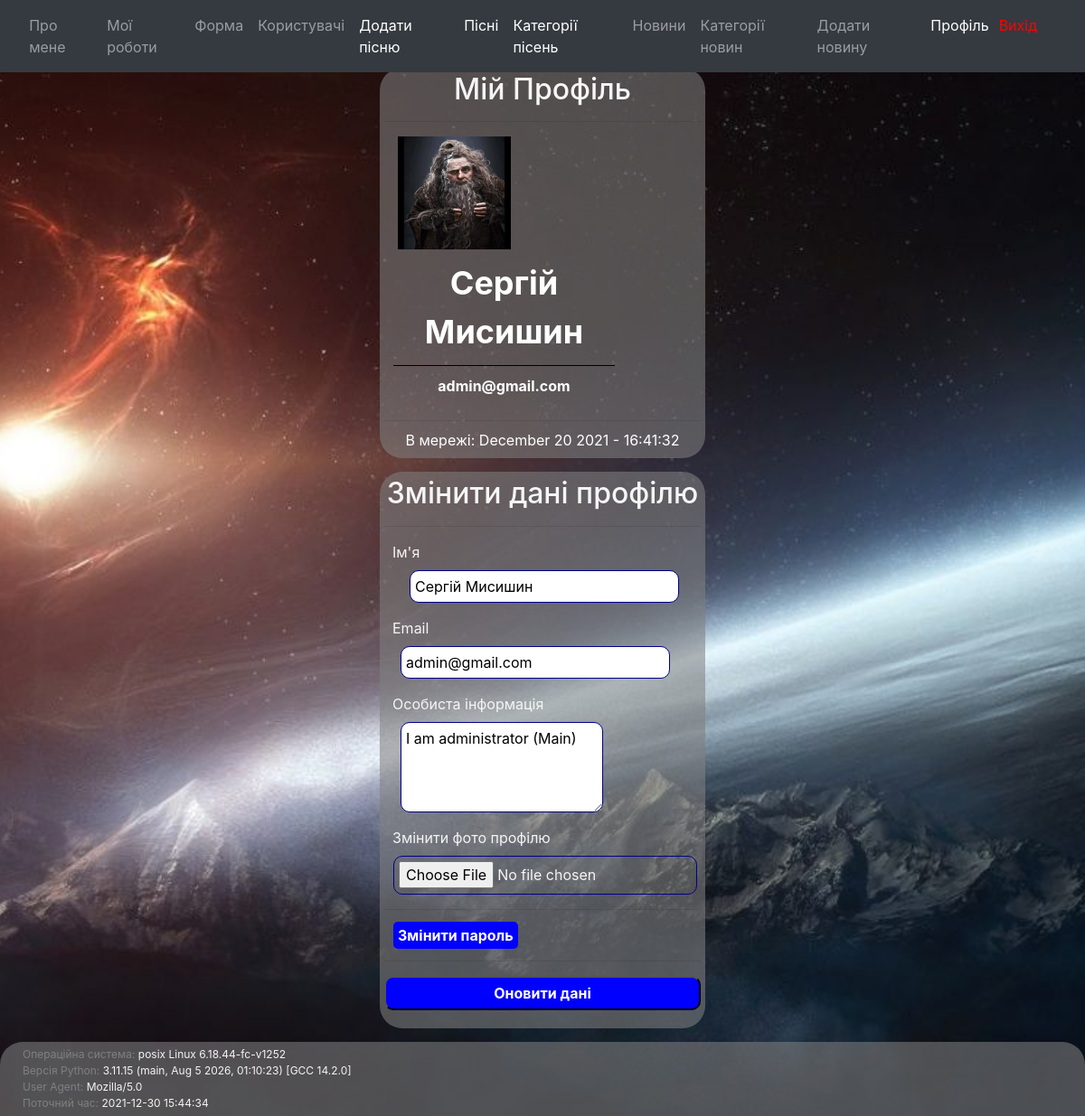
Page /auth/account (signed in) on the earlier database version.
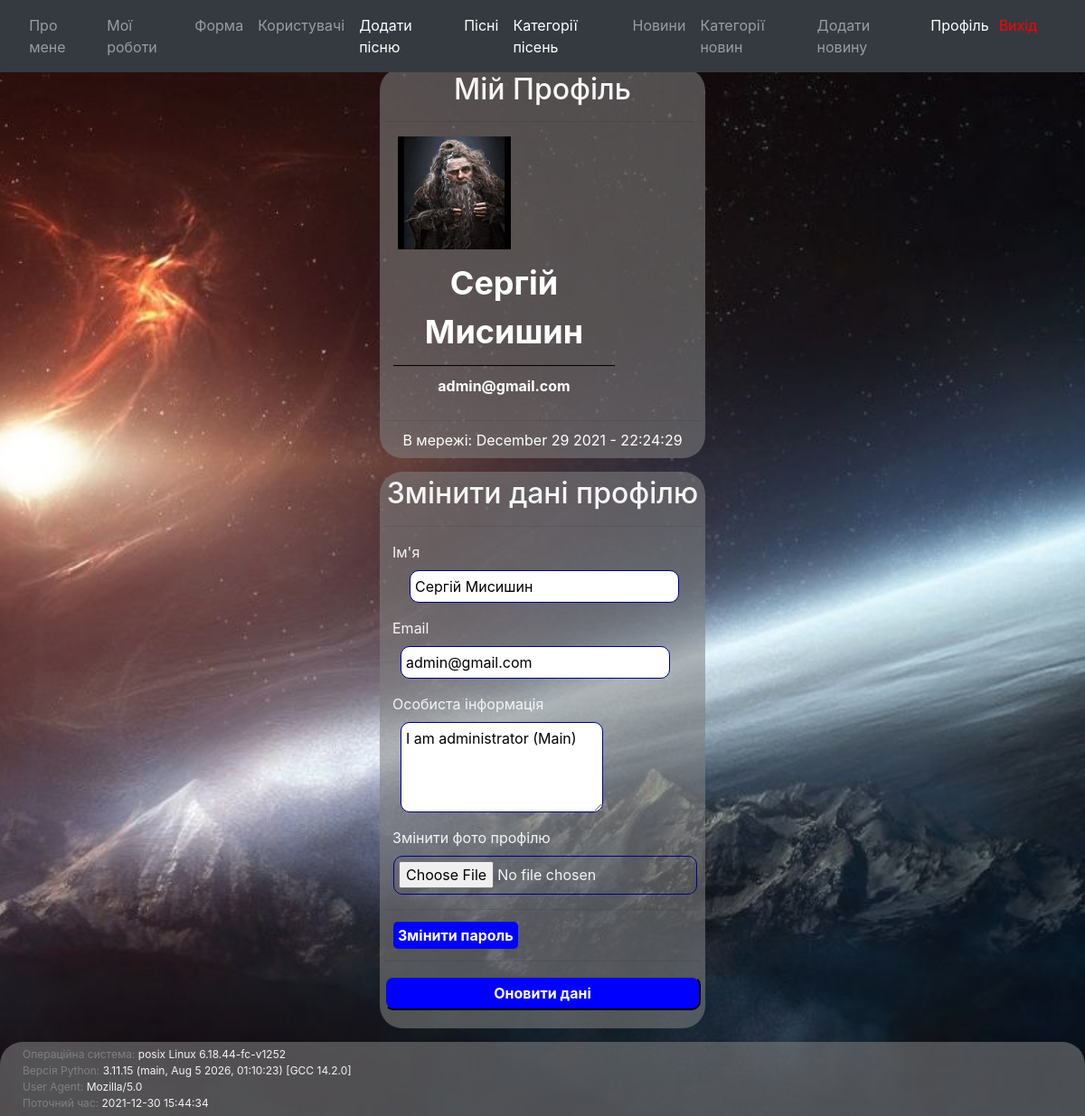
Same page on the later database version.
### app/auth/models.py (models this page shows, shortened)
class User(db.Model, UserMixin):
    id = db.Column(db.Integer, primary_key=True)
    username = db.Column(db.String(20), unique=True, nullable=False)
    email = db.Column(db.String(120), unique=True, nullable=False)
    image_file = db.Column(db.String(20), nullable=False, default='default.png')
    password = db.Column(db.String(60), nullable=False)
    about_me = db.Column(db.Text, nullable=True)
    last_date = db.Column(db.DateTime, default=db.func.now())
    songs = db.relationship('Songs', backref='author_song', lazy=True)

### app/auth/views.py (the view, shortened to what this page needs)
@auth_blueprint.route("/account", methods=['GET', 'POST'])
@login_required
def account():
    form = UpdateAccountForm()
    form.about_me.data = current_user.about_me
    form.username.data = current_user.username
    form.email.data = current_user.email
    image_file = url_for('static', filename='profile_pics/' + current_user.image_file)
    print(image_file)
    return render_template('auth/account.html', image_file=image_file, form=form, data=getFooterData())

### app/auth/forms.py (shortened to what this page needs)
class UpdateAccountForm(FlaskForm):
    username = StringField("Ім'я", validators=[DataRequired(), Length(min=2, max=20)])
    email = StringField('Email', validators=[InputRequired('Email is required'),Regexp('^[a-zA-Z0-9_.+-]+@[a-zA-Z0-9-]+\.[a-zA-Z0-9-.]+$', message=error_14)])
    picture = FileField('Змінити фото профілю', validators=[FileAllowed(['jpg', 'png'])])
    about_me = TextAreaField('Особиста інформація', validators=[DataRequired(), Length(max=500)])
    submit = SubmitField('')

### app/auth/getFunction.py (called while the page is built)
def getFooterData():
    OS_info = os.name + " " + platform.system() + " " + platform.release()
    current_datetime = datetime.now()
    userAgent = request.headers.get('User-Agent')
    pythonVersion = sys.version
    return [OS_info, pythonVersion, userAgent, current_datetime]

### app/auth/models.py (called while the page is built)
@login_manager.user_loader
def user_loader(user_id):
    return User.query.get(int(user_id))

### app/auth/views.py (called while the page is built)
@auth_blueprint.before_request
def before_request():
    if current_user.is_authenticated:
        current_user.last_date = datetime.utcnow()
        db.session.commit()

### app/auth/templates/auth/account.html (shortened to what this page needs)
{% from "_render_field.html" import render_field %}
{% extends "baseTemplate.html" %}
{% block content %}
        <form method="post" enctype="multipart/form-data">
            <div class="myAccount">
                <h2 align="center">Мій Профіль</h2>
                <hr>
                <div id="account-div1">
                    <div id="account-div2"><img src="/static/profile_pics/{{ current_user.image_file }}" style="width: 125px; height: 125px"></div>
                    <div id="account-div5">
                        <div id="account-div3"><span class="my-acc-row-items-name">{{ current_user.username }}</span></div>
                        <div id="account-div4"><span class="my-acc-row-items-email">{{ current_user.email }}</span></div>
                    </div>
                </div>
                <hr>
                <p id="p-last-seen">В мережі: {{ current_user.last_date.strftime('%B %d %Y - %H:%M:%S') }}</p>
            </div>
        <div class="myAccount">
            <h2 align="center">Змінити дані профілю</h2>
            <hr>
            <p>&nbsp;{{ render_field(form.username, id='id-change-username') }}</p>
            <p>&nbsp;{{ render_field(form.email, id='id-change-email') }}</p>
            <p>&nbsp;{{ render_field(form.about_me, id='id-change-about_me') }}</p>
            <p>&nbsp;
                {{ form.picture.label() }}<br>
                {{ form.picture(id='id-change-picture') }}
            </p>
            <hr>
                <a href="{{ url_for('auth.reset_password') }}" id="id-change-reset_password">Змінити пароль</a>
            <hr>
            <input id="id-change-update" type="submit" value="Оновити дані">
        </div>
    </form>
{% endblock %}

### app/templates/_render_field.html (shortened to what this page needs)
{% macro render_field(field) %}
{{ field.label }}
{{ field(**kwargs)|safe }}
{% endmacro %}

Differences in the rows shown:
changed User "Сергій Мисишин": last_date "December 20 2021 - 16:41:32" → "December 29 2021 - 22:24:29"
